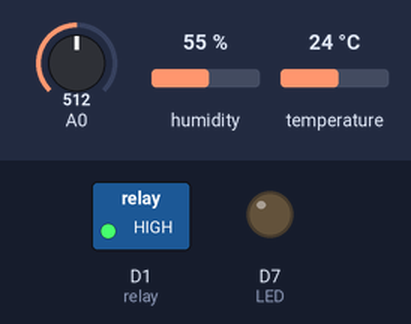
Simulated run of this sketch. Board: ESP8266 (NodeMCU). Parts: switched loads named in the sketch (green lamp = pin HIGH), output pins drawn as LEDs (lit = HIGH). Inputs (shaded band) come from the test bench; at power-on: A0 = 512, humidity 55 %, temperature 24 °C. What the sketch prints to the serial monitor is not drawn.

Above: at 2.5 s.
At 8.5 s:
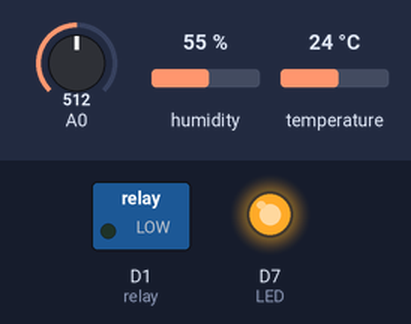
At 11.5 s:
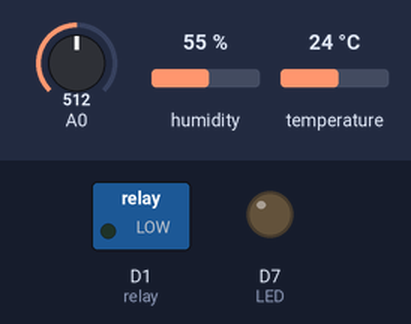
Timing chart, 0 to 15.7 s (numbered marks = the images above):
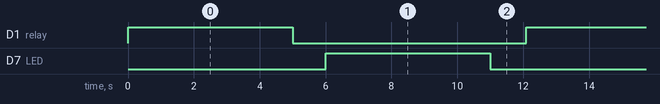

Measured:
- by itself, D1 (relay), D7 (LED): alternates HIGH for 5.0 s and LOW for 7.1 s
- by itself, everything shown: repeats every 12.1 s, in 4 steps

The sketch:

test.ino
```cpp
#include <ESP8266WiFi.h>
#include <ESP8266HTTPClient.h>
#include <ArduinoJson.h>
#include "FS.h"
#include "DHT.h"
#include "MQ135.h"
#define DHTPIN D2
#define DHTTYPE DHT22
#define LED D7
#define relay D1
DHT dht(DHTPIN, DHTTYPE);
//const int LED = D7;
//const int relay = ;
const int mq135Pin = 0;
MQ135 gasSensor = MQ135(mq135Pin);

const int temperature = 1;
const int humidity = 1;
const int ir = 1;
const int voc = 1;
const int hp_control = 1;
int r_time = 0;

void setup() {
  // put your setup code here, to run once:
  Serial.begin(9600);
  pinMode(LED, OUTPUT);
  pinMode(relay, OUTPUT);
  Serial.setTimeout(2000);
  if (voc == 1)
  {
    Serial.println("MQ135 Running!");
    float rzero = gasSensor.getRZero();
    Serial.print("R0: ");
    Serial.println(rzero);
  }
  if (temperature == 1 || humidity == 1)
  {
    while (!Serial)  {}
    Serial.println("DHT22 Running!");
  }
}

void loop() {
  // put your main code here, to run repeatedly:
  if (hp_control == 1)
  {
    digitalWrite(relay, HIGH);
    delay(5000);
    digitalWrite(relay, LOW);
    delay(1000);
  }
  if (ir == 1)
  {
    digitalWrite(LED, HIGH);
    delay(5000);
    digitalWrite(LED, LOW);
   delay(1000);
 }
  if (r_time > 20000)
  {
    if (voc == 1)
    {
      //float ppm = gasSensor.getPPM();
      Serial.print("A0: ");
      int gas = analogRead(mq135Pin);
      Serial.println(gas);
      //Serial.print(" ppm CO2: ");
      //Serial.println(ppm);


    }

    if (temperature == 1)
    {
      float temperature = dht.readTemperature();
      if (isnan(temperature))
      {
        Serial.println("Failed to read temperature from DHT sensor!");
        r_time = 0;
        return;
      }
      Serial.print("Temperature: ");
      Serial.print(temperature);
      Serial.println("*C");

    }

    if (humidity == 1)
    {
      float humidity = dht.readHumidity();

      if (isnan(humidity))
      {
        Serial.println("Failed to read humidity from DHT sensor!");
        r_time = 0;
        return;
      }

      Serial.print("Humidity: ");
      Serial.print(humidity);
      Serial.println("%\t");


    }

    r_time = 0;
  }

  delay(100);
  r_time += 12100;
}
```
